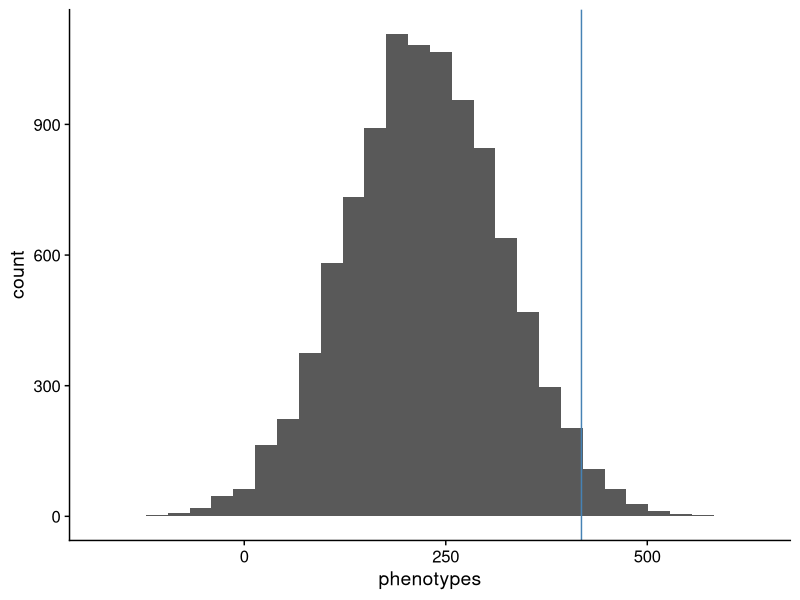
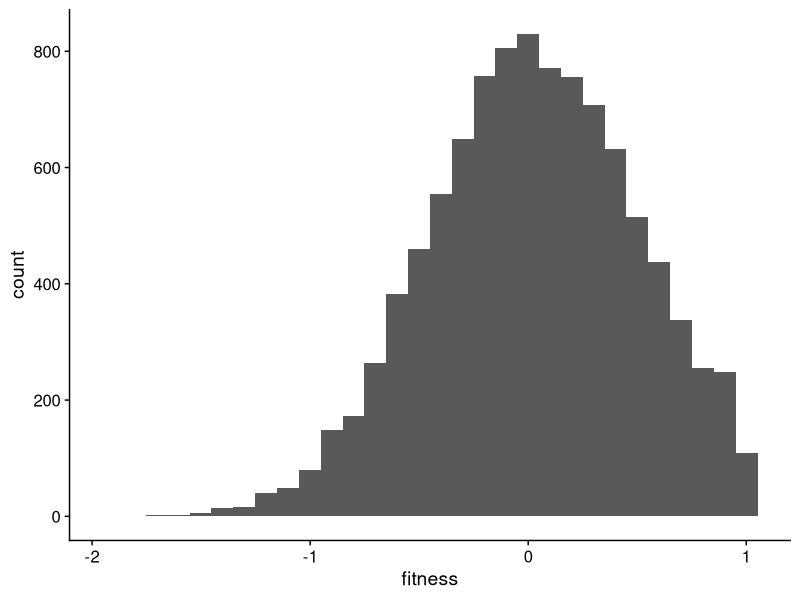
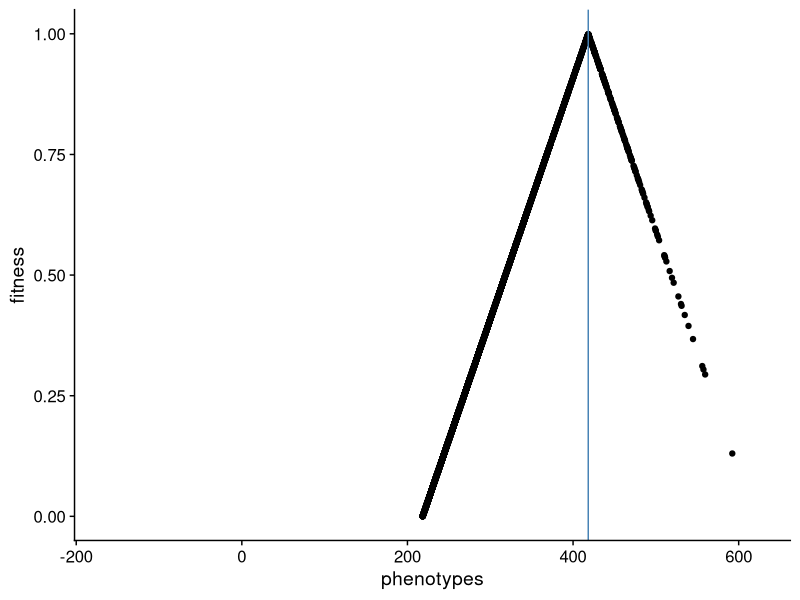

These figures' R source, in order:
library(tidyverse)
library(cowplot)
theme_set(theme_cowplot())

set.seed(7711)


#how many loci
nloci <- 500

#how many individuals
ninds <- 10000

#heritability
h2 <- 0.5

#get effects
effects <- rexp(nloci)

#get freqs
markers <- runif(nloci,0.01,0.99)

additive <- numeric(length = ninds)

for(ii in 1:ninds)
{
  #get genotype for 10 loci for one individual
  geno <- rbinom(rep(1,10),rep(1,10), markers)
  effs <- geno*effects
  additive[ii] <- sum(effs)
}

V_A <- var(additive)
V_E <- (V_A/h2)- V_A
env <- rnorm(ninds, 0.0, sqrt(V_E))

phenotypes <- tibble(phenotypes = additive + env)

#define new optimum
new_opt <- mean(phenotypes$phenotypes) + sd(phenotypes$phenotypes)*2


phenotypes |>
  ggplot(aes(x=phenotypes)) +
  geom_histogram() +
  geom_vline(xintercept = new_opt, color = "steelblue")


scaling_f <- 200
  
phenotypes$fitness <- 1 - (abs(phenotypes$phenotypes - new_opt)/scaling_f)

phenotypes |>
  ggplot(aes(x=fitness)) +
  geom_histogram()


phenotypes |>
  ggplot(aes(phenotypes, fitness)) +
  geom_point() +
  ylim(0,1) +
  geom_vline(xintercept = new_opt, color = "steelblue")
